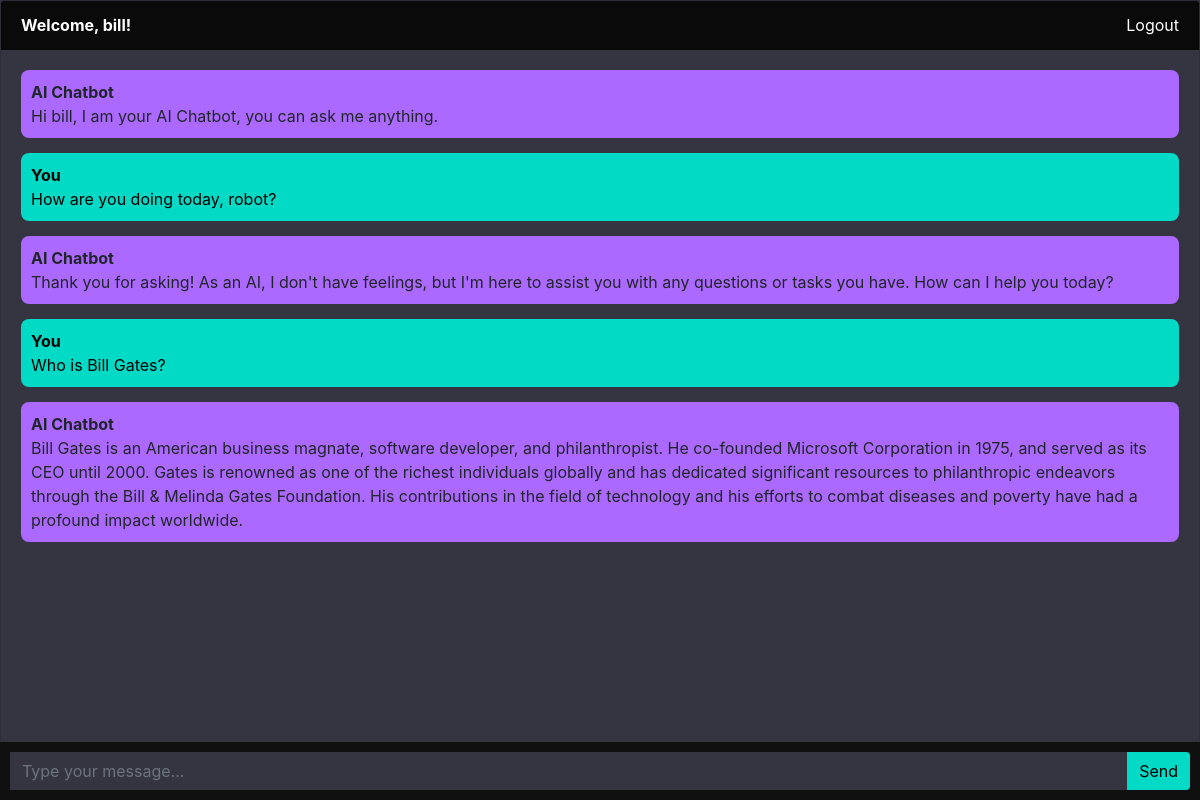
Page / (signed in) on the committed database.
### main_chatbot_app/models.py (models this page shows)
class Chat(models.Model):
    user = models.ForeignKey(User, on_delete=models.CASCADE)
    message = models.TextField()
    response = models.TextField()
    created_at = models.DateTimeField(auto_now=True)

### main_chatbot_app/views.py (the view)
# urls.py: path('', views.chatbot, name='chatbot'),
@login_required(login_url='login')
def chatbot(request):
    chats = Chat.objects.filter(user=request.user)
    if request.method == 'POST':
        message = request.POST.get('message')
        response = ask_openai(message)
        chat = Chat(user=request.user, message=message, response=response, created_at=timezone.now())
        chat.save()
        return JsonResponse({'message': message, 'response': response})
    return render(request, 'chatbot.html', {'chats': chats})

### templates/chatbot.html (shortened to what this page needs)
{% extends 'base.html' %}
{% block content %}
<div class="chat-container">
  <div class="card flex-grow-1 backdrop">
    {% if user.is_authenticated %}
    <div class="card-header text-white welcome"><b>Welcome, {{user.username}}!</b>   <a href="logout" style="color: white;">Logout</a></div>
    {% else %}
    <div class="card-header bg-primary text-white">Chat <a href="login">Login</a>></div>
    {% endif %}
    <div class="card-body messages-box">
      <ul class="list-unstyled messages-list">
        <li class="message received">
          <div class="message-text">
            <div class="message-sender">
              <b>AI Chatbot</b>
            </div>
            <div class="message-content">
              Hi {{user.username}}, I am your AI Chatbot, you can ask me anything.
            </div>
          </div>
        </li>
        {% for chat in chats %}
          {% if chat.user == request.user %}
          <li class="message sent">
            <div class="message-text">
              <div class="message-sender">
                <b>You</b>
              </div>
              <div class="message-content">
                {{chat.message}}
              </div>
            </div>
          </li>
          <li class="message received">
            <div class="message-text">
              <div class="message-sender">
                <b>AI Chatbot</b>
              </div>
              <div class="message-content">
                {{chat.response}}
              </div>
            </div>
          </li>
          {% endif %}
        {% endfor %}
      </ul>
    </div>
    <br><br>
    <br><br>
    <br><br>
  </div>
  <form class="message-form">
    <div class="input-group">
      <input type="text" class="form-control message-input" placeholder="Type your message...">
      <div class="input-group-append">
        <button type="submit" class="btn btn-send">Send</button>
      </div>
    </div>
  </form>
</div>
{% endblock %}

### templates/base.html (shortened to what this page needs)
<!DOCTYPE html>
<html lang="en">
  <head>
    <link rel="stylesheet" href="https://stackpath.bootstrapcdn.com/bootstrap/4.3.1/css/bootstrap.min.css">
  </head>
  <body>
    {% block content %}{% endblock %}
  </body>
</html>

### templates/chatbot.html (style rules this page uses)
body, html { height: 100%; background-color: #343541; }
.backdrop { background-color: #343541; }
.messages-box { flex: 1; overflow-y: auto; background-color: #343541; }
.welcome { display: flex; justify-content: space-between; background-color: rgb(10, 10, 10); }
.messages-list { padding-left: 0; }
.message { margin-bottom: 15px; list-style: none; }
.message-text { padding: 10px; border-radius: 5px; }
.sent { background-color: #dcf8c6; align-self: flex-end; background-color: #03DAC5; color: black; border-radius: 0.5em; }
.received { background-color: #f1f0f0; align-self: flex-start; background-color: #ac69ff; border-radius: 0.5em; }
.message-form { display: flex; position: fixed; bottom: 0; left: 0; right: 0; padding: 10px; background-color: #101010; }
.message-input { flex: 1; border-radius: 0; border-right: none; border: none; background-color: #343541; }
.btn-send { border: none; background-color: #03DAC5; color: black; }
.chat-container { height: 100%; display: flex; flex-direction: column; }

### rows in the picture
Chat: message "How are you doing today, robot?", response "Thank you for asking! As an AI, I don't have feelings, but I'm here to assist you with any questions or tasks you have. How can I help you today?"
Chat: message "Who is Bill Gates?", response "Bill Gates is an American business magnate, software developer, and philanthropist. He co-founded Microsoft Corporation in 1975, and served as its CEO until 2000. Gates is renowned as one of the richest individuals globally and has dedicated significant resources to philanthropic endeavors through the Bill & Melinda Gates Foundation. His contributions in the field of technology and his efforts to combat diseases and poverty have had a profound impact worldwide."

### other values in the picture
{{ user.username }} "bill"
